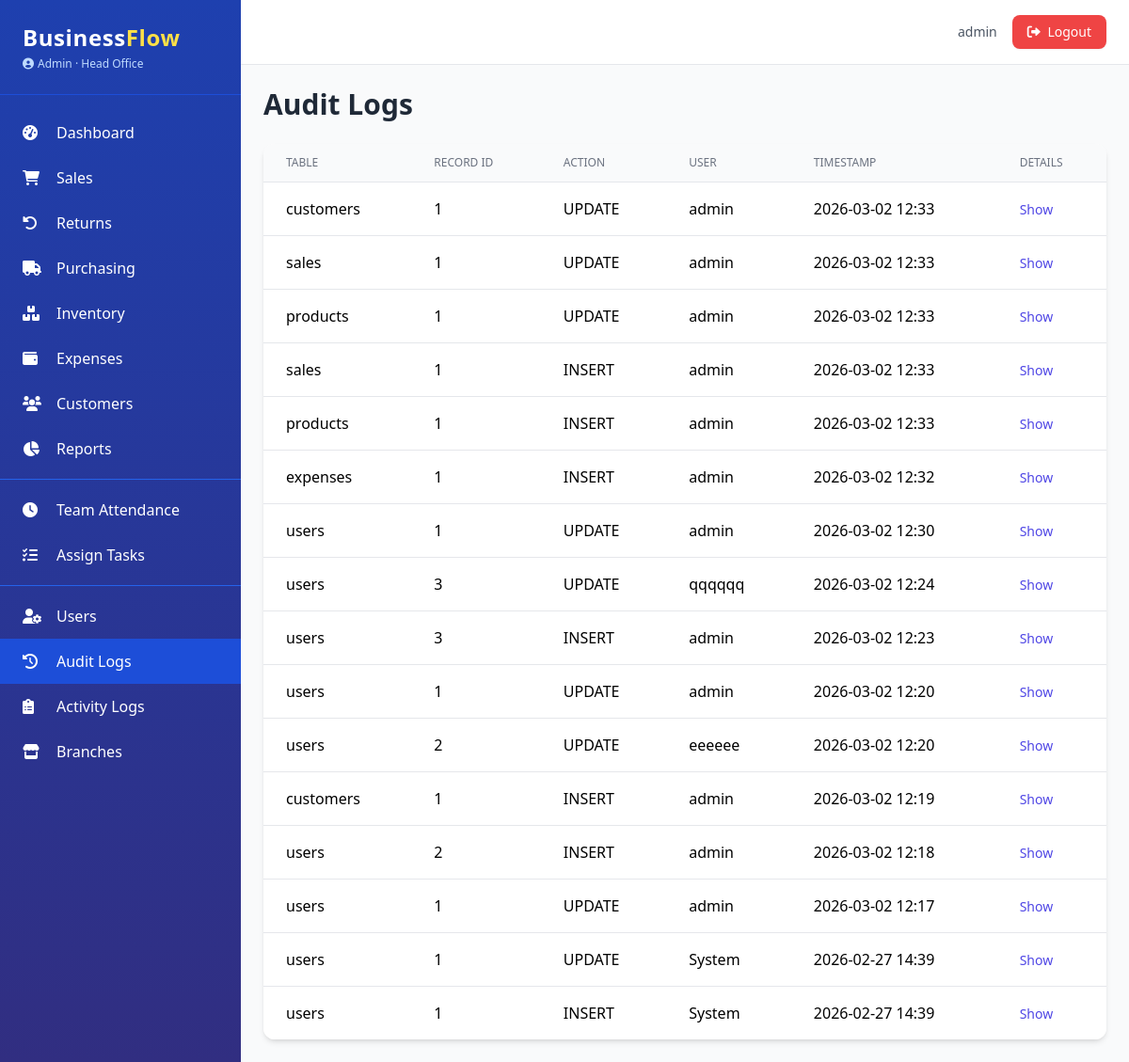
Page /admin/audit-logs (signed in) on the earlier database version.
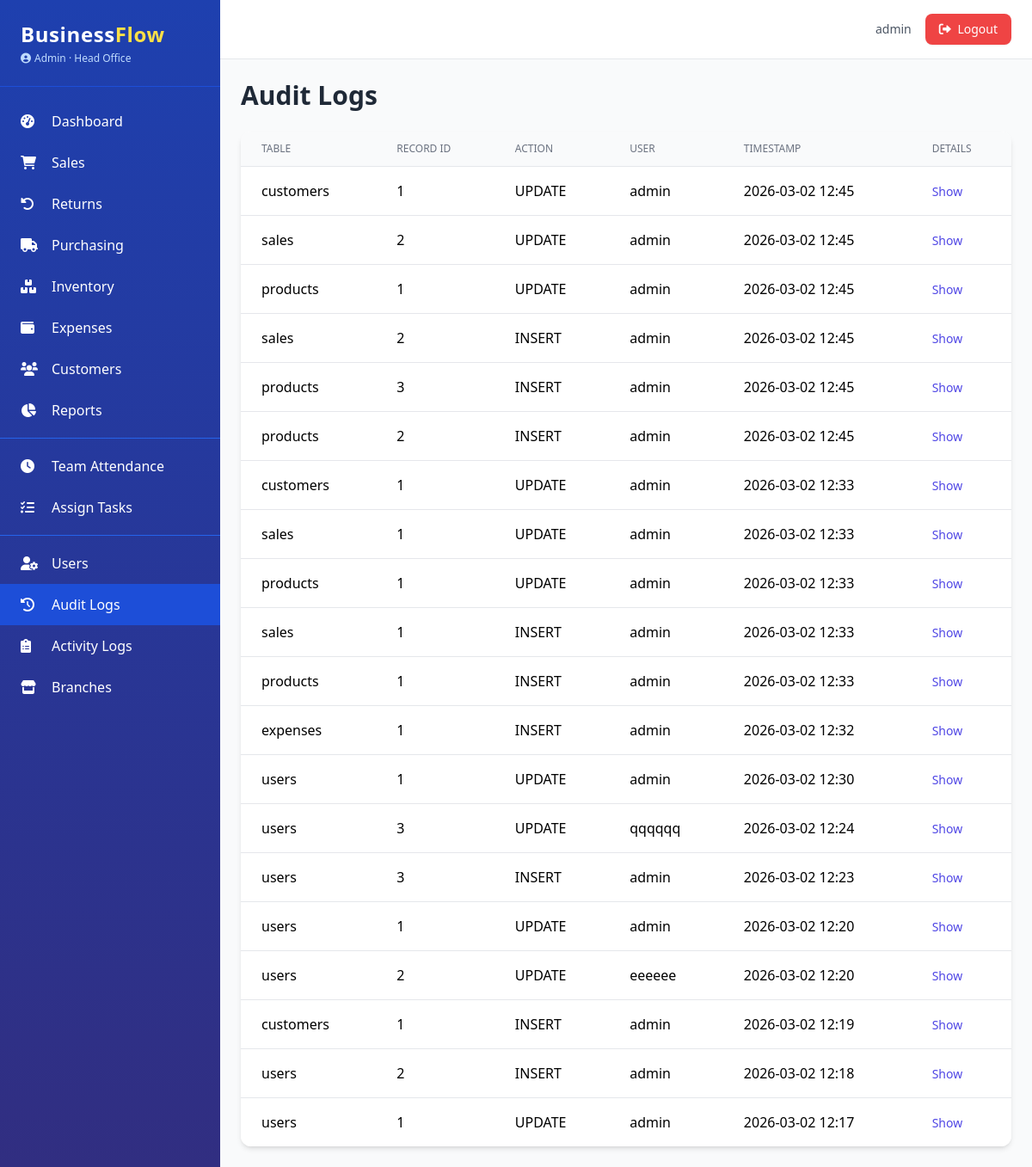
Same page on the later database version.
### app.py (models this page shows, shortened)
class AuditLog(db.Model):
    __tablename__ = 'audit_logs'
    id = db.Column(db.Integer, primary_key=True)
    table_name = db.Column(db.String(50), nullable=False)
    record_id = db.Column(db.Integer, nullable=False)
    action = db.Column(db.String(10), nullable=False)
    old_values = db.Column(db.Text, nullable=True)
    new_values = db.Column(db.Text, nullable=True)
    user_id = db.Column(db.Integer, db.ForeignKey('users.id'), nullable=True)
    timestamp = db.Column(db.DateTime, default=datetime.utcnow)
    user = db.relationship('User', foreign_keys=[user_id])
    __table_args__ = (
        Index('ix_audit_table_record', table_name, record_id),
        Index('ix_audit_timestamp', timestamp.desc()),
    )

class AuditMixin:
    @declared_attr
    def created_at(cls):
        return db.Column(db.DateTime, default=datetime.utcnow)

class SoftDeleteMixin:
    @classmethod
    def query_active(cls):
        return cls.query.filter(cls.deleted_at.is_(None))

class User(UserMixin, db.Model, AuditMixin, SoftDeleteMixin):
    __tablename__ = 'users'
    id = db.Column(db.Integer, primary_key=True)
    username = db.Column(db.String(80), unique=True, nullable=False)
    email = db.Column(db.String(120), unique=True, nullable=False)
    password_hash = db.Column(db.String(200), nullable=False)
    role = db.Column(db.String(20), nullable=False, default='Staff')
    branch_id = db.Column(db.Integer, db.ForeignKey('branches.id'), nullable=True)
    active = db.Column(db.Boolean, default=True)
    locale = db.Column(db.String(5), default='en')
    phone = db.Column(db.String(20))
    avatar = db.Column(db.String(200))
    last_login = db.Column(db.DateTime)
    branch = db.relationship('Branch', backref='users')
    permissions = db.Column(db.JSON, default=list)
    salary = db.Column(db.Float, nullable=True)
    pay_cycle = db.Column(db.String(20), default='monthly')
    bank_account = db.Column(db.String(50))
    tax_id = db.Column(db.String(50))
    @property
    def is_admin(self):
        return self.role == 'Admin'
    def has_permission(self, perm):
        if self.is_admin:
            return True
        return perm in (self.permissions or [])

### app.py (the view)
@admin_bp.route('/audit-logs')
@login_required
@admin_required
def audit_logs():
    page = request.args.get('page', 1, type=int)
    per_page = app.config.get('ITEMS_PER_PAGE', 20)
    pagination = AuditLog.query.order_by(AuditLog.timestamp.desc()).paginate(page=page, per_page=per_page, error_out=False)
    return render_template('admin/audit_logs.html', pagination=pagination)

### app.py (called while the page is built)
@login_manager.user_loader
def load_user(user_id):
    return User.query_active().filter_by(id=int(user_id)).first()

def admin_required(f):
    @wraps(f)
    def decorated(*args, **kwargs):
        if not current_user.is_authenticated or not current_user.is_admin:
            abort(403)
        return f(*args, **kwargs)
    return decorated

@app.context_processor
def inject_now():
    return {'now': datetime.utcnow(), 'current_year': datetime.utcnow().year}

### templates/admin/audit_logs.html (shortened to what this page needs)
{% extends "base.html" %}
{% block content %}
<h1 class="text-3xl font-bold text-gray-800 mb-6">Audit Logs</h1>
<div class="bg-white rounded-xl shadow-md overflow-hidden">
    <table class="min-w-full divide-y divide-gray-200">
        <thead class="bg-gray-50">
            <tr>
                <th class="px-6 py-3 text-left text-xs font-medium text-gray-500 uppercase">Table</th>
                <th class="px-6 py-3 text-left text-xs font-medium text-gray-500 uppercase">Record ID</th>
                <th class="px-6 py-3 text-left text-xs font-medium text-gray-500 uppercase">Action</th>
                <th class="px-6 py-3 text-left text-xs font-medium text-gray-500 uppercase">User</th>
                <th class="px-6 py-3 text-left text-xs font-medium text-gray-500 uppercase">Timestamp</th>
                <th class="px-6 py-3 text-left text-xs font-medium text-gray-500 uppercase">Details</th>
            </tr>
        </thead>
        <tbody class="bg-white divide-y divide-gray-200">
            {% for log in pagination.items %}
            <tr class="hover:bg-gray-50">
                <td class="px-6 py-4 whitespace-nowrap">{{ log.table_name }}</td>
                <td class="px-6 py-4 whitespace-nowrap">{{ log.record_id }}</td>
                <td class="px-6 py-4 whitespace-nowrap">{{ log.action }}</td>
                <td class="px-6 py-4 whitespace-nowrap">{{ log.user.username if log.user else 'System' }}</td>
                <td class="px-6 py-4 whitespace-nowrap">{{ log.timestamp.strftime('%Y-%m-%d %H:%M') }}</td>
                <td class="px-6 py-4">
                    <button onclick="toggleDetails({{ log.id }})" class="text-indigo-600 hover:text-indigo-900 text-sm">Show</button>
                </td>
            </tr>
            {% endfor %}
        </tbody>
    </table>
</div>
{% endblock %}

Differences in the rows shown:
no longer on this page (row unchanged): AuditLog: table_name "users", record_id "1", action "UPDATE", user "System", timestamp "2026-02-27 14:39"
no longer on this page (row unchanged): AuditLog: table_name "users", record_id "1", action "INSERT", user "System", timestamp "2026-02-27 14:39"
added AuditLog: table_name "customers", record_id "1", action "UPDATE", user "admin", timestamp "2026-03-02 12:45"
added AuditLog: table_name "sales", record_id "2", action "UPDATE", user "admin", timestamp "2026-03-02 12:45"
added AuditLog: table_name "products", record_id "1", action "UPDATE", user "admin", timestamp "2026-03-02 12:45"
added AuditLog: table_name "sales", record_id "2", action "INSERT", user "admin", timestamp "2026-03-02 12:45"
added AuditLog: table_name "products", record_id "3", action "INSERT", user "admin", timestamp "2026-03-02 12:45"
added AuditLog: table_name "products", record_id "2", action "INSERT", user "admin", timestamp "2026-03-02 12:45"
